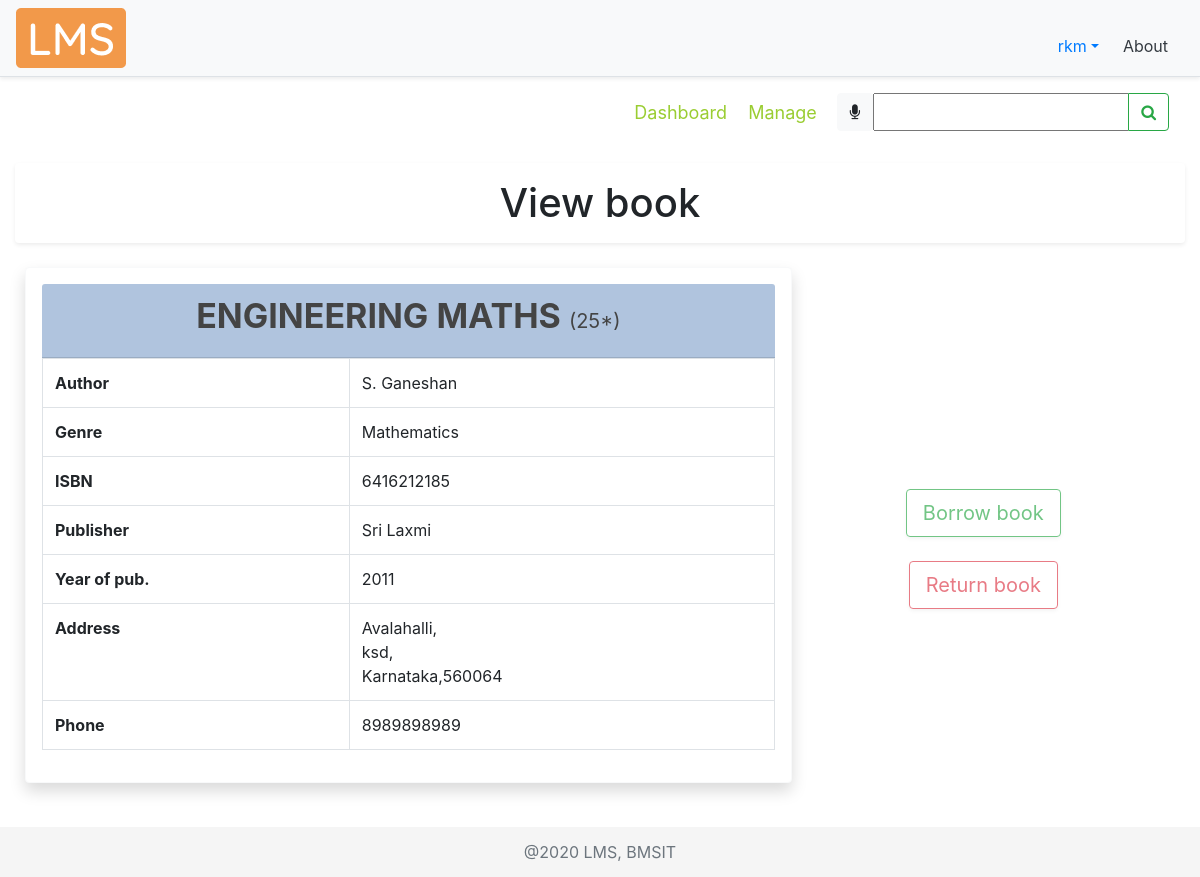
Before: /viewbook/5/ (signed in) with the older database file.
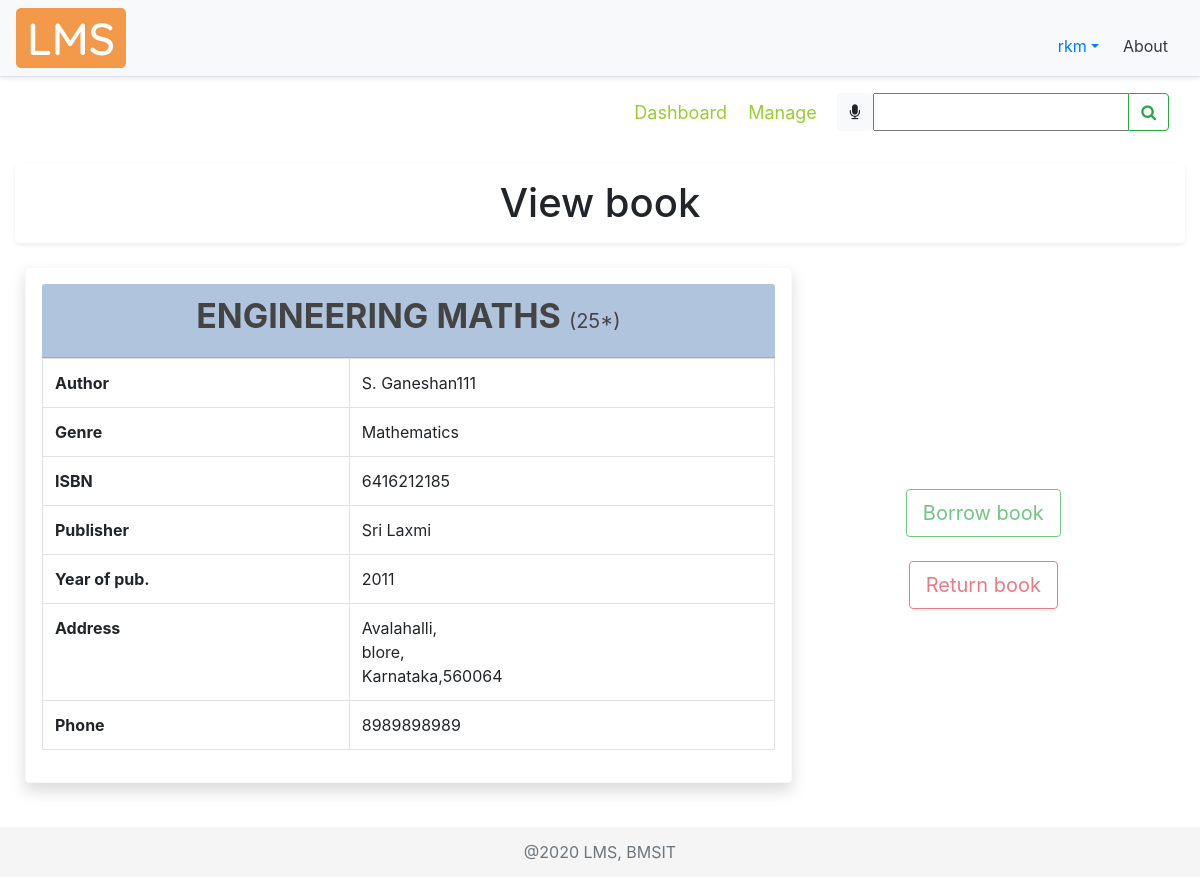
After: the same page with the newer database file.
### libraryApp/models.py (models this page shows, shortened)
class AUTHOR(models.Model):
    authorName = models.CharField(max_length=30, help_text="Author name")
    def __str__(self):
        return self.authorName

class PUBLISHER(models.Model):
    pubName = models.CharField(
        max_length=30, help_text="Publisher name", null=True)
    streetAddr = models.CharField(
        max_length=50, help_text="Street Address", null=True)
    district = models.CharField(max_length=20, help_text="District", null=True)
    state = models.CharField(max_length=20, help_text="State", null=True)
    pinCode = models.CharField(max_length=6, help_text="PIN Code", null=True, validators=[RegexValidator(
        regex='[0-9]{6}', message="Enter a valid Postal Identification Number", code="invalid_pinCode")])
    phoneNum = models.CharField(
        max_length=10, help_text="Phone number", null=True, validators=[
            RegexValidator(regex='[0-9]{10}', message="Enter a valid Phone Number", code="invalid_phoneNum")])

### libraryApp/views.py (the view, shortened to what this page needs)
# urls.py: path('viewbook/<str:bookID>/', views.viewBook, name="viewbook"),
@login_required(login_url='signin')
def viewBook(request, bookID):
    viewBook = 'libraryApp/view_book.html'
    myFilter = BookFilter(request.GET, queryset=BOOK.objects.all())
    if request.method == "POST":
        print(request.POST)
        return redirect(searchBook, book=request.POST['bookTitle'])
    book = BOOK.objects.get(id=bookID)
    pub = PUBLISHER.objects.filter(book__id=book.id).first()
    stock = STOCK.objects.filter(bookID__id=book.id).first()
    authors = AUTHOR.objects.filter(book__id=book.id)
    authorList = []
    authorIDList = []
    for a in authors.all():
        if a not in authorList:  # loic to check redundancy
            authorList.append(a)
            authorIDList.append(a.id)
    authorString = ', '.join(map(str, authorList))
    bookObject = tempBook(None, book.bookTitle, book.id, book.get_genre_display, pub.id, pub.pubName,
                          book.pubYear, authorIDList, authorString, book.isbn, stock.bookCopies)
    user = request.user
    isBookBorrowed = False
    bb = user.borrowedbook_set.filter(bookID__id=bookID)
    isStockAvailable = False
    if stock.bookCopies > 0:
        isStockAvailable = True
    print("IS AVAILBLE: ", isStockAvailable, stock.bookCopies)
    context = {
        "book": bookObject,
        "pub": pub,
        "myFilter": myFilter,
        "isBookBorrowed": isBookBorrowed,
        "isStockAvailable": isStockAvailable
    }
    return render(request, viewBook, context)

### libraryApp/templates/libraryApp/view_book.html (shortened to what this page needs)
{% extends 'libraryApp/main.html' %}
{% load static %}
{% block content %}
<nav class="navbar">
  <div class="navbar-nav mySubMenu ml-auto">
   <nav>
        <a href="{% url 'dashboard' %}" title="Click here to visit dashboard">Dashboard</a>
        {% if request.user.is_staff %}
            <a href="{% url 'manage' %}" title="Click here to manage books">Manage</a>
        {% endif %}
    </nav>
  </div>
  <form class="form-inline" method="POST">
    <div class="input-group">
      <div id="speech" class="btn btn-light" title="Click the mic to speak">
        <i class="fa fa-microphone" aria-hidden="true"></i>
      </div>
      {{myFilter.form}}
      <div class="input-group-append">
        <button id="searchButton" class="btn btn-outline-success" type="submit">
          <i class="fa fa-search"></i>
        </button>
      </div>
    </div>
  </form>
</nav>
<br>
<div>
    <h1 class="text-center shadow-sm p-3 bg-white rounded">
        View book
    </h1>
</div>
<div class="row align-items-center viewBook mt-4">
    <div class="card card-body border-light bg-light col-md-8 shadow p-3 bg-white rounded">
        <div class="card-header text-center cardHead">
            <div class="row justify-content-center">
                <h3 class="font-weight-bold bookTitle">
                    {{book.bookTitle}} <span class="small">({{book.stock}}*)</span>
                </h3>
            </div>
        </div>
        <div>
            <table class="table table-bordered">
                <tbody>
                    <tr>
                        <th scope="row">Author</th>
                        <td>{{book.author}}</td>
                    </tr>
                    <tr>
                        <th scope="row">Genre</th>
                        <td>{{book.genre}}</td>
                    </tr>
                    <tr>
                        <th scope="row">ISBN</th>
                        <td>{{book.isbn}}</td>
                    </tr>
                    <tr>
                        <th scope="row">Publisher</th>
                        <td>{{book.pubName}}</td>
                    </tr>
                    <tr>
                        <th scope="row">Year of pub.</th>
                        <td>{{book.pubYear}}</td>
                    </tr>
                    <tr>
                        <th scope="row">Address</th>
                        <td>{{pub.streetAddr}},<br> {{pub.district}},<br> {{pub.state}},{{pub.pinCode}}</td>
                    </tr>
                    <tr>
                        <th scope="row">Phone</th>
                        <td>{{pub.phoneNum}}</td>
                    </tr>
                </tbody>
            </table>
        </div>
    </div>
    <div class="col-md-4 mt-5">
        <div class="row justify-content-center">
            <button type="button" onclick="location.href='{% url 'requestBorrowBook' book.bookID %}'" class="btn btn-outline-success btn-lg shadow-sm rounded"
            {% if request.user.is_staff or isBookBorrowed or not isStockAvailable %}disabled{% endif %}
                    data-toggle="tooltip" data-placement="right"
                    title="Click here to borrow '{{book.bookTitle}}'">Borrow book</button>
        </div>
        <br>
        <div class="row justify-content-center">
            <button type="button" onclick="location.href='{% url 'requestReturnBook' book.bookID %}'" class="btn btn-outline-danger btn-lg shadow-sm rounded"
            {% if request.user.is_staff or not isBookBorrowed %}disabled{% endif %}
                    data-toggle="tooltip" data-placement="right"
                    title="Click here to return '{{book.bookTitle}}'">Return book</button>
        </div>
    </div>
</div>
{% endblock %}

Changed rows visible on the page:
changed AUTHOR: author "S. Ganeshan" → "S. Ganeshan111"
changed PUBLISHER "Sri Laxmi": district "ksd" → "blore"
